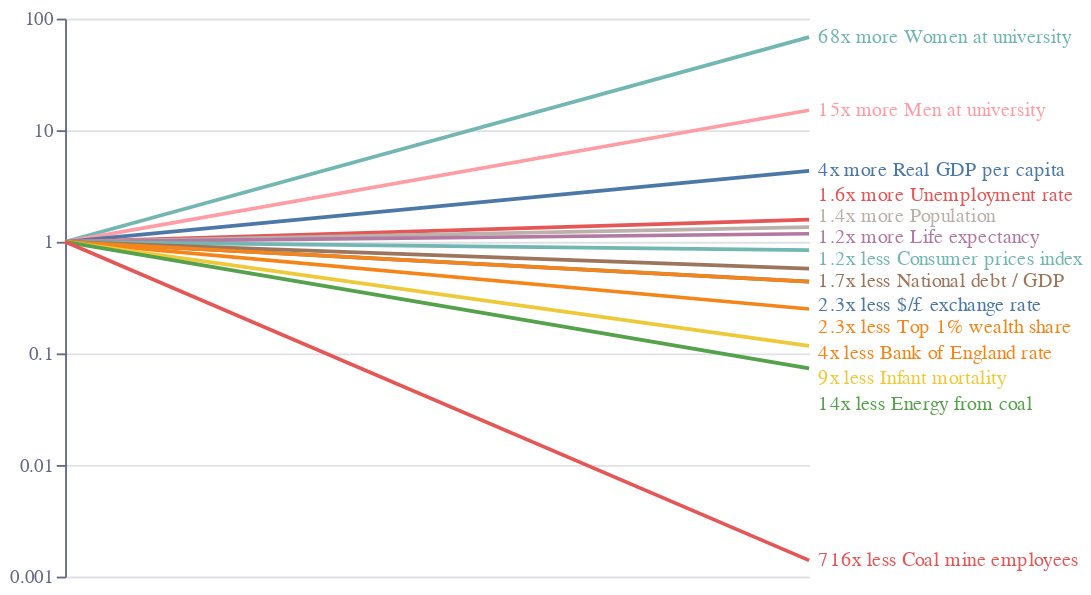

The notebook cell saved with this chart:
### Code cell
base = alt.Chart(f1).encode(
    x=alt.X(
        "x:Q",
        sort=[],
        axis=None
    )
)
line = base.mark_line(color=colors["eco-turquiose"]).encode(
    y=alt.Y(
        "delta:Q",
        sort=[],
        axis=alt.Axis(
            gridOpacity=0.2,
            gridColor=colors["eco-gray"],
            title="",
            titleX=-5,
            titleY=-5,
            titleBaseline="bottom",
            titleAngle=0,
            tickCount=5,
            titleAlign="left",
            labelColor=colors["eco-gray"],
            titleColor=colors["eco-gray"],
            tickColor=colors["eco-gray"],
            domainColor=colors["eco-gray"],
        ),
        scale=alt.Scale(type='log')
    ),
    color=alt.Color('dim2:N',legend=None)
)
labels=line.mark_text(align='left',dx=5).encode(text='t:N',y='y:Q')\
.transform_calculate(t='(datum.delta>1?round(datum.delta)+"x more":round(1/datum.delta)+"x less")+" "+datum.dim2')\
.transform_filter('datum.x==1')\
.transform_filter('(datum.delta>2)||(datum.delta<0.4)')\
.transform_calculate(y='datum.dim2=="Bank of England rate"?0.1:datum.dim2=="Infant mortality"?0.06:datum.dim2=="Energy from coal"?0.035:'+\
                    'datum.delta')
labels2=line.mark_text(align='left',dx=5).encode(text='t:N',y='y:Q')\
.transform_calculate(t='(datum.delta>1?round(datum.delta*10)/10+"x more":round(10/datum.delta)/10+"x less")+" "+datum.dim2')\
.transform_calculate(y='datum.dim2=="Unemployment rate"?2.6:datum.dim2=="Population"?1.7:datum.dim2=="Life expectancy"?1.1:'+\
                    'datum.dim2=="Consumer prices index"?0.7:'+
                    'datum.dim2=="National debt / GDP"?0.44:'+
                    'datum.dim2=="$/£ exchange rate"?0.27:'+
                    'datum.dim2=="Top 1% wealth share"?0.17:'+
                    'datum.delta')\
.transform_filter('datum.x==1')\
.transform_filter('(datum.delta<2)&&(datum.delta>0.4)')
layer1 = (
    ((line+labels+labels2).properties(height=300, width=400))
    .configure_view(stroke=None)
    .properties(title="")
)
# layer1.save("visualisation/" + f + ".json")
# layer1.save("visualisation/" + f + ".png")
# open("README.md", "w").write(readme)
layer1

### Figure 1 — Vega-Lite specification as saved in the notebook (floating-point values rounded to 4 significant figures)
{"config": {"view": {"continuousWidth": 400, "continuousHeight": 300, "stroke": null}}, "layer": [{"mark": {"type": "line", "color": "#36B7B4"}, "encoding": {"color": {"field": "dim2", "legend": null, "type": "nominal"}, "x": {"axis": null, "field": "x", "sort": [], "type": "quantitative"}, "y": {"axis": {"domainColor": "#676A86", "gridColor": "#676A86", "gridOpacity": 0.2, "labelColor": "#676A86", "tickColor": "#676A86", "tickCount": 5, "title": "", "titleAlign": "left", "titleAngle": 0, "titleBaseline": "bottom", "titleColor": "#676A86", "titleX": -5, "titleY": -5}, "field": "delta", "scale": {"type": "log"}, "sort": [], "type": "quantitative"}}}, {"mark": {"type": "text", "align": "left", "dx": 5}, "encoding": {"color": {"field": "dim2", "legend": null, "type": "nominal"}, "text": {"field": "t", "type": "nominal"}, "x": {"axis": null, "field": "x", "sort": [], "type": "quantitative"}, "y": {"field": "y", "type": "quantitative"}}, "transform": [{"calculate": "(datum.delta>1?round(datum.delta)+\"x more\":round(1/datum.delta)+\"x less\")+\" \"+datum.dim2", "as": "t"}, {"filter": "datum.x==1"}, {"filter": "(datum.delta>2)||(datum.delta<0.4)"}, {"calculate": "datum.dim2==\"Bank of England rate\"?0.1:datum.dim2==\"Infant mortality\"?0.06:datum.dim2==\"Energy from coal\"?0.035:datum.delta", "as": "y"}]}, {"mark": {"type": "text", "align": "left", "dx": 5}, "encoding": {"color": {"field": "dim2", "legend": null, "type": "nominal"}, "text": {"field": "t", "type": "nominal"}, "x": {"axis": null, "field": "x", "sort": [], "type": "quantitative"}, "y": {"field": "y", "type": "quantitative"}}, "transform": [{"calculate": "(datum.delta>1?round(datum.delta*10)/10+\"x more\":round(10/datum.delta)/10+\"x less\")+\" \"+datum.dim2", "as": "t"}, {"calculate": "datum.dim2==\"Unemployment rate\"?2.6:datum.dim2==\"Population\"?1.7:datum.dim2==\"Life expectancy\"?1.1:datum.dim2==\"Consumer prices index\"?0.7:datum.dim2==\"National debt / GDP\"?0.44:datum.dim2==\"$/£ exchange rate\"?0.27:datum.dim2==\"Top 1% wealth share\"?0.17:datum.delta", "as": "y"}, {"filter": "datum.x==1"}, {"filter": "(datum.delta<2)&&(datum.delta>0.4)"}]}], "data": {"name": "data-7a8f2f53eca5498cd5a5a42e3f6cde23"}, "height": 300, "title": "", "width": 400, "$schema": "https://vega.github.io/schema/vega-lite/v4.17.0.json", "datasets": {"data-7a8f2f53eca5498cd5a5a42e3f6cde23": [{"dim": "Women at university (000s) ", "1952": "23 ", "2022": "1569 ", "delta": 68.22, "x": 1, "dim2": "Women at university"}, {"dim": "Men at university (000s) ", "1952": "78 ", "2022": "1178 ", "delta": 15.1, "x": 1, "dim2": "Men at university"}, {"dim": "Real GDP per capita (£) ", "1952": "7,533 ", "2022": "32,555 ", "delta": 4.322, "x": 1, "dim2": "Real GDP per capita"}, {"dim": "Unemployment rate ", "1952": "2.4 ", "2022": "3.8 ", "delta": 1.583, "x": 1, "dim2": "Unemployment rate"}, {"dim": "Population (m) ", "1952": "50.4 ", "2022": "68.3 ", "delta": 1.355, "x": 1, "dim2": "Population"}, {"dim": "Life expectancy (years) ", "1952": "69.2 ", "2022": "81.7 ", "delta": 1.181, "x": 1, "dim2": "Life expectancy"}, {"dim": "Consumer prices index ", "1952": "10.7 ", "2022": "9.0 ", "delta": 0.8411, "x": 1, "dim2": "Consumer prices index"}, {"dim": "National debt / GDP (%) ", "1952": "165.1 ", "2022": "94.9 ", "delta": 0.5748, "x": 1, "dim2": "National debt / GDP"}, {"dim": "$/£ exchange rate ", "1952": "2.80 ", "2022": "1.23 ", "delta": 0.4393, "x": 1, "dim2": "$/£ exchange rate"}, {"dim": "Top 1% wealth share ", "1952": "48.5 ", "2022": "21.3 ", "delta": 0.4392, "x": 1, "dim2": "Top 1% wealth share"}, {"dim": "Bank of England rate (%) ", "1952": "4.0 ", "2022": "1.0 ", "delta": 0.25, "x": 1, "dim2": "Bank of England rate"}, {"dim": "Infant mortality (per 1,000 live births) ", "1952": "29.1 ", "2022": "3.4 ", "delta": 0.1168, "x": 1, "dim2": "Infant mortality"}, {"dim": "Energy from coal (%) ", "1952": "88.5 ", "2022": "6.5 ", "delta": 0.07345, "x": 1, "dim2": "Energy from coal"}, {"dim": "Coal mine employees (000s) ", "1952": "716 ", "2022": "1 ", "delta": 0.001397, "x": 1, "dim2": "Coal mine employees"}, {"dim": "Women at university (000s) ", "1952": "23 ", "2022": "1569 ", "delta": 1.0, "x": 0, "dim2": "Women at university"}, {"dim": "Men at university (000s) ", "1952": "78 ", "2022": "1178 ", "delta": 1.0, "x": 0, "dim2": "Men at university"}, {"dim": "Real GDP per capita (£) ", "1952": "7,533 ", "2022": "32,555 ", "delta": 1.0, "x": 0, "dim2": "Real GDP per capita"}, {"dim": "Unemployment rate ", "1952": "2.4 ", "2022": "3.8 ", "delta": 1.0, "x": 0, "dim2": "Unemployment rate"}, {"dim": "Population (m) ", "1952": "50.4 ", "2022": "68.3 ", "delta": 1.0, "x": 0, "dim2": "Population"}, {"dim": "Life expectancy (years) ", "1952": "69.2 ", "2022": "81.7 ", "delta": 1.0, "x": 0, "dim2": "Life expectancy"}, {"dim": "Consumer prices index ", "1952": "10.7 ", "2022": "9.0 ", "delta": 1.0, "x": 0, "dim2": "Consumer prices index"}, {"dim": "National debt / GDP (%) ", "1952": "165.1 ", "2022": "94.9 ", "delta": 1.0, "x": 0, "dim2": "National debt / GDP"}, {"dim": "$/£ exchange rate ", "1952": "2.80 ", "2022": "1.23 ", "delta": 1.0, "x": 0, "dim2": "$/£ exchange rate"}, {"dim": "Top 1% wealth share ", "1952": "48.5 ", "2022": "21.3 ", "delta": 1.0, "x": 0, "dim2": "Top 1% wealth share"}, {"dim": "Bank of England rate (%) ", "1952": "4.0 ", "2022": "1.0 ", "delta": 1.0, "x": 0, "dim2": "Bank of England rate"}, {"dim": "Infant mortality (per 1,000 live births) ", "1952": "29.1 ", "2022": "3.4 ", "delta": 1.0, "x": 0, "dim2": "Infant mortality"}, {"dim": "Energy from coal (%) ", "1952": "88.5 ", "2022": "6.5 ", "delta": 1.0, "x": 0, "dim2": "Energy from coal"}, {"dim": "Coal mine employees (000s) ", "1952": "716 ", "2022": "1 ", "delta": 1.0, "x": 0, "dim2": "Coal mine employees"}]}}
